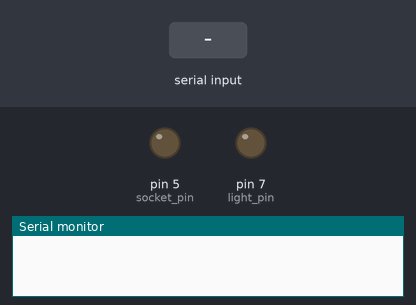
Bench run of a sketch on a simulated Arduino Uno, built with avr-gcc and run on an emulated ATmega328P. Parts: output pins drawn as LEDs (lit = HIGH), the last lines printed to the serial monitor. The inputs (shaded band) are chosen by the test bench.

Above: at 1.2 s.
1.3 s: "LIGHTS_ON\n" received over Serial
At 1.9 s:
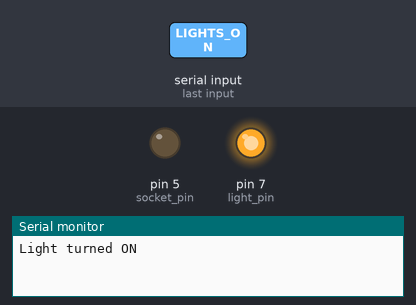
2.8 s: "SWITCH_ON\n" received over Serial
At 4.0 s:
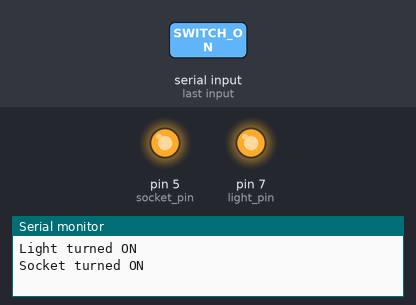
4.3 s: "LIGHTS_OFF\n" received over Serial
At 5.4 s:
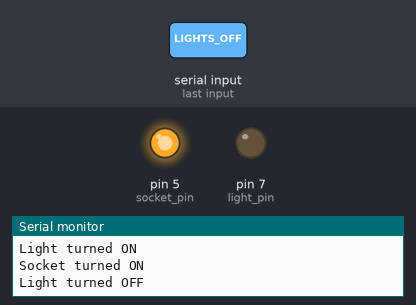
Timing chart, 0 to 7.3 s (numbered marks = the images above; inputs shaded):
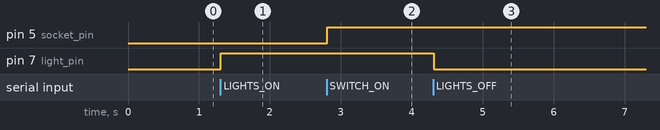

Measured:
- after the input at 1.3 s, pin 7 (light_pin): LOW → HIGH at once
- after the input at 2.8 s, pin 5 (socket_pin): LOW → HIGH at once
- after the input at 4.3 s, pin 7 (light_pin): HIGH → LOW at once

The sketch:

sketch_jun26a.ino
```cpp
int light_pin = 7;    // Relay for light connected to digital pin 5
int socket_pin = 5;   // Relay for socket connected to digital pin 7

void setup() {
  Serial.begin(9600);
  pinMode(light_pin, OUTPUT);
  pinMode(socket_pin, OUTPUT);

    // Begin serial communication

  // Set both relays to OFF initially (assuming active LOW)
  digitalWrite(light_pin,LOW);
  digitalWrite(socket_pin,LOW);

}

void loop() {
  if (Serial.available()) {
    String command = Serial.readStringUntil('\n');
    command.trim();  // Clean input

    if (command == "LIGHTS_ON") {
      digitalWrite(light_pin,HIGH);    // Turn light ON
      Serial.println("Light turned ON");
    } else if (command == "LIGHTS_OFF") {
      digitalWrite(light_pin,LOW);   // Turn light OFF
      Serial.println("Light turned OFF");
    } else if (command == "SWITCH_ON") {
      digitalWrite(socket_pin,HIGH);   // Turn socket ON
      Serial.println("Socket turned ON");
    } else if (command == "SWITCH_OFF") {
      digitalWrite(socket_pin,LOW);  // Turn socket OFF
      Serial.println("Socket turned OFF");
    } else if (command == "EVERYTHING_ON") {
      digitalWrite(socket_pin,HIGH);
      digitalWrite(light_pin,HIGH);
      Serial.println("Everything is ON");
    } else if (command == "EVERYTHING_OFF") {
      digitalWrite(socket_pin,LOW);
      digitalWrite(light_pin,LOW);
      Serial.println("Everything is Off");
    } else {
      Serial.println("Unknown command");
    }
  }
}
```
